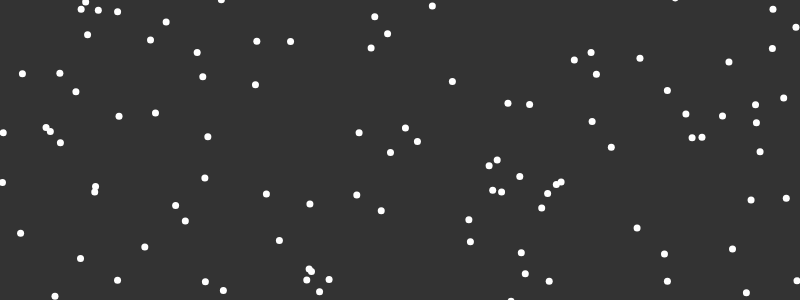
Frame 1 (no input)
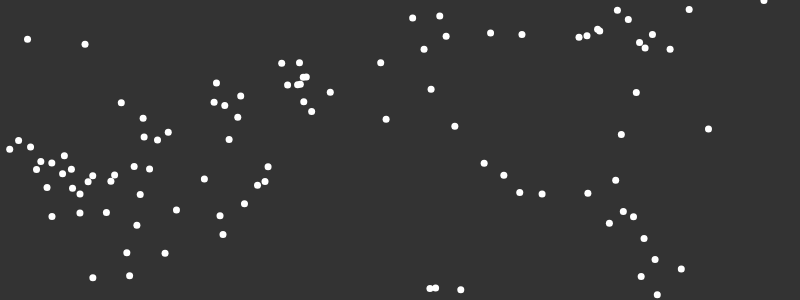
Frame 60 (no input)
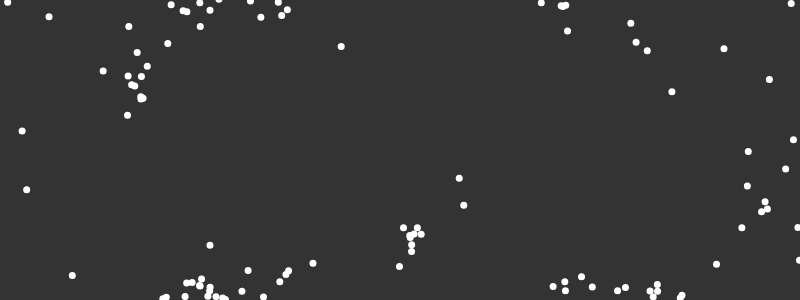
Frame 120 (the mouse pressed at the canvas centre since frame 60)

The p5.js sketch that drew these frames (run headless with seeded random() and noise() and a simulated clock; from frame 60 on, the mouse is pressed at the canvas centre):

// p5.js sketch
// ── sketch.js
const flock = [];

let alignmentSlider, cohesionSlider, separationSlider;

function setup() {
  createCanvas(800, 300);
  alignmentSlider = createSlider(0, 5, 1, 0.01);
  cohesionSlider = createSlider(0, 5, 1, 0.01);
  separationSlider = createSlider(0, 5, 1, 0.01);
  for (let i = 0; i < 100; i++) {
    flock.push(new Boid());
  }
}

function draw() {
  background(51);

  for (let boid of flock) {
    boid.edges();
    boid.flock(flock);
    boid.align(flock);

    boid.update();
    boid.show();
  }
}

// ── boid.js
class Boid {
  constructor() {
    this.position = createVector(random(width), random(height));
    this.velocity = p5.Vector.random2D();
    this.velocity.setMag(random(2, 4));
    this.acceleration = createVector();
    this.maxForce = 0.2;
    this.maxSpeed = 4;
  }

  edges() {
    if (this.position.x > width) {
      this.position.x = 0;
    } else if (this.position.x < 0) {
      this.position.x = width;
    }
    if (this.position.y > height) {
      this.position.y = 0;
    } else if (this.position.y < 0) {
      this.position.y = height;
    }
  }

  align(boids) {
    let perceptionRadius = 50;
    let totalBoidsInRange = 0;
    let steeringForce = createVector();

    for (let otherBoid of boids) {
      if (otherBoid != this) {
        let distance = dist(
          this.position.x,
          this.position.y,
          otherBoid.position.x,
          otherBoid.position.y
        );
        if (distance < perceptionRadius) {
          steeringForce.add(otherBoid.velocity);
          totalBoidsInRange++;
        }
      }
    }

    if (totalBoidsInRange > 0) {
      steeringForce.div(totalBoidsInRange);
      steeringForce.setMag(this.maxSpeed);
      steeringForce.sub(this.velocity);
      steeringForce.limit(this.maxForce);
    }
    return steeringForce;
  }

  cohesion(boids) {
    let perceptionRadius = 50;
    let totalBoidsInRange = 0;
    let steeringForce = createVector();

    for (let otherBoid of boids) {
      if (otherBoid != this) {
        let distance = dist(
          this.position.x,
          this.position.y,
          otherBoid.position.x,
          otherBoid.position.y
        );
        if (distance < perceptionRadius) {
          steeringForce.add(otherBoid.position);
          totalBoidsInRange++;
        }
      }
    }

    if (totalBoidsInRange > 0) {
      steeringForce.div(totalBoidsInRange);
      steeringForce.sub(this.position);
      steeringForce.setMag(this.maxSpeed);
      steeringForce.sub(this.velocity);
      steeringForce.limit(this.maxForce);
    }
    return steeringForce;
  }

  separation(boids) {
    let perceptionRadius = 50;
    let totalBoidsInRange = 0;
    let steeringForce = createVector();

    for (let otherBoid of boids) {
      if (otherBoid != this) {
        let distance = dist(
          this.position.x,
          this.position.y,
          otherBoid.position.x,
          otherBoid.position.y
        );
        if (distance < perceptionRadius) {
          let difference = p5.Vector.sub(this.position, otherBoid.position);
          difference.mult(1 / distance); // difference.div(distance)
          steeringForce.add(difference);
          totalBoidsInRange++;
        }
      }
    }

    if (totalBoidsInRange > 0) {
      steeringForce.div(totalBoidsInRange);
      steeringForce.setMag(this.maxSpeed);
      steeringForce.sub(this.velocity);
      steeringForce.limit(this.maxForce);
    }
    return steeringForce;
  }

  flock(boids) {
    let alignment = this.align(boids);
    let cohesion = this.cohesion(boids);
    let separation = this.separation(boids);

    alignment.mult(alignmentSlider.value());
    cohesion.mult(cohesionSlider.value());
    separation.mult(separationSlider.value());

    this.acceleration.add(alignment);
    this.acceleration.add(cohesion);
    this.acceleration.add(separation);
  }

  update() {
    this.position.add(this.velocity);
    this.velocity.add(this.acceleration);
    this.velocity.limit(this.maxSpeed);
    this.acceleration.set(0, 0); // or this.acceleration.mult(0)
  }

  show() {
    strokeWeight(7);
    stroke(255);
    point(this.position.x, this.position.y);
  }
}
